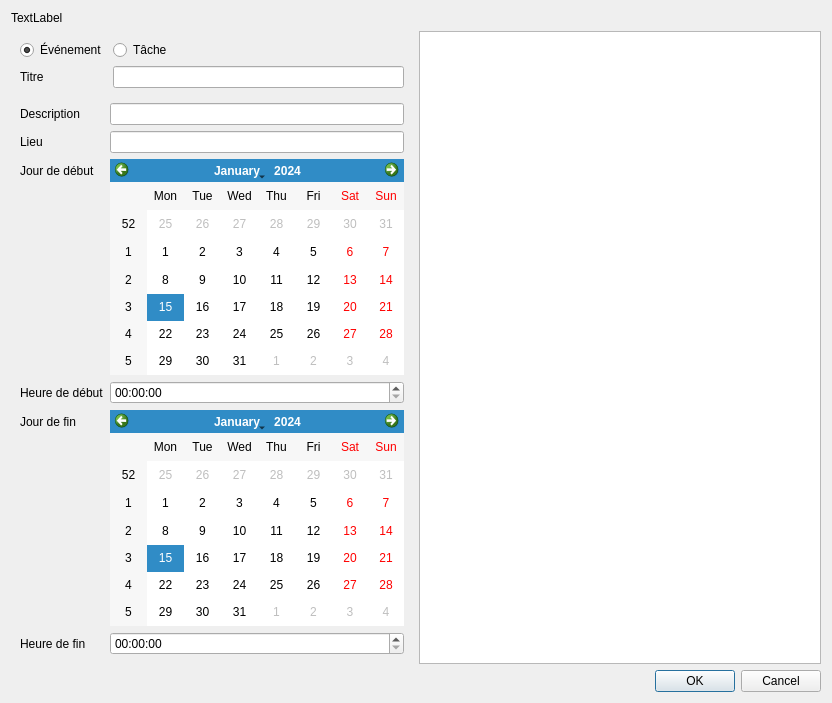
<?xml version="1.0" encoding="UTF-8"?>
<ui version="4.0">
 <class>NouvelEvenementDialog</class>
 <widget class="QDialog" name="NouvelEvenementDialog">
  <property name="geometry">
   <rect>
    <x>0</x>
    <y>0</y>
    <width>832</width>
    <height>703</height>
   </rect>
  </property>
  <property name="windowTitle">
   <string>Nouvel événement</string>
  </property>
  <property name="windowIcon">
   <iconset resource="../application.qrc">
    <normaloff>:/assets/images/icon.png</normaloff>:/assets/images/icon.png</iconset>
  </property>
  <layout class="QVBoxLayout" name="verticalLayout_2">
   <item>
    <widget class="QLabel" name="label_8">
     <property name="text">
      <string>TextLabel</string>
     </property>
    </widget>
   </item>
   <item>
    <layout class="QFormLayout" name="formLayout_3"/>
   </item>
   <item>
    <widget class="QWidget" name="widget" native="true">
     <layout class="QHBoxLayout" name="horizontalLayout">
      <property name="leftMargin">
       <number>0</number>
      </property>
      <property name="topMargin">
       <number>0</number>
      </property>
      <property name="rightMargin">
       <number>0</number>
      </property>
      <property name="bottomMargin">
       <number>0</number>
      </property>
      <item>
       <widget class="QWidget" name="mainWidgetEvent" native="true">
        <layout class="QVBoxLayout" name="verticalLayout">
         <property name="leftMargin">
          <number>0</number>
         </property>
         <property name="topMargin">
          <number>0</number>
         </property>
         <property name="rightMargin">
          <number>0</number>
         </property>
         <property name="bottomMargin">
          <number>0</number>
         </property>
         <item>
          <widget class="QWidget" name="widget_2" native="true">
           <layout class="QFormLayout" name="formLayout">
            <property name="bottomMargin">
             <number>0</number>
            </property>
            <item row="2" column="0">
             <widget class="QRadioButton" name="radioButton_evenement">
              <property name="text">
               <string>Événement</string>
              </property>
              <property name="checked">
               <bool>true</bool>
              </property>
             </widget>
            </item>
            <item row="2" column="1">
             <widget class="QRadioButton" name="radioButton_tache">
              <property name="text">
               <string>Tâche</string>
              </property>
             </widget>
            </item>
            <item row="3" column="0">
             <widget class="QLabel" name="label_2">
              <property name="text">
               <string>Titre</string>
              </property>
             </widget>
            </item>
            <item row="3" column="1">
             <widget class="QLineEdit" name="titre"/>
            </item>
           </layout>
          </widget>
         </item>
         <item>
          <widget class="QWidget" name="widget_3" native="true">
           <layout class="QFormLayout" name="formLayout_2">
            <item row="0" column="0">
             <widget class="QLabel" name="label">
              <property name="text">
               <string>Description</string>
              </property>
             </widget>
            </item>
            <item row="2" column="1">
             <widget class="QCalendarWidget" name="jour_debut"/>
            </item>
            <item row="4" column="1">
             <widget class="QCalendarWidget" name="jour_fin"/>
            </item>
            <item row="2" column="0">
             <widget class="QLabel" name="label_4">
              <property name="text">
               <string>Jour de début</string>
              </property>
             </widget>
            </item>
            <item row="3" column="1">
             <widget class="QTimeEdit" name="heure_debut"/>
            </item>
            <item row="3" column="0">
             <widget class="QLabel" name="label_3">
              <property name="text">
               <string>Heure de début</string>
              </property>
             </widget>
            </item>
            <item row="4" column="0">
             <widget class="QLabel" name="label_5">
              <property name="text">
               <string>Jour de fin</string>
              </property>
             </widget>
            </item>
            <item row="5" column="1">
             <widget class="QTimeEdit" name="heure_fin"/>
            </item>
            <item row="5" column="0">
             <widget class="QLabel" name="label_6">
              <property name="text">
               <string>Heure de fin</string>
              </property>
             </widget>
            </item>
            <item row="0" column="1">
             <widget class="QLineEdit" name="description"/>
            </item>
            <item row="1" column="1">
             <widget class="QLineEdit" name="lieu"/>
            </item>
            <item row="1" column="0">
             <widget class="QLabel" name="label_7">
              <property name="text">
               <string>Lieu</string>
              </property>
             </widget>
            </item>
           </layout>
          </widget>
         </item>
        </layout>
       </widget>
      </item>
      <item>
       <widget class="QListWidget" name="listeTaches"/>
      </item>
     </layout>
    </widget>
   </item>
   <item>
    <widget class="QDialogButtonBox" name="buttonBox">
     <property name="orientation">
      <enum>Qt::Horizontal</enum>
     </property>
     <property name="standardButtons">
      <set>QDialogButtonBox::Cancel|QDialogButtonBox::Ok</set>
     </property>
    </widget>
   </item>
  </layout>
 </widget>
 <tabstops>
  <tabstop>radioButton_evenement</tabstop>
  <tabstop>radioButton_tache</tabstop>
  <tabstop>titre</tabstop>
  <tabstop>description</tabstop>
  <tabstop>lieu</tabstop>
  <tabstop>jour_debut</tabstop>
  <tabstop>heure_debut</tabstop>
  <tabstop>jour_fin</tabstop>
  <tabstop>heure_fin</tabstop>
  <tabstop>listeTaches</tabstop>
 </tabstops>
 <resources>
  <include location="../application.qrc"/>
 </resources>
 <connections>
  <connection>
   <sender>buttonBox</sender>
   <signal>rejected()</signal>
   <receiver>NouvelEvenementDialog</receiver>
   <slot>close()</slot>
   <hints>
    <hint type="sourcelabel">
     <x>325</x>
     <y>689</y>
    </hint>
    <hint type="destinationlabel">
     <x>286</x>
     <y>274</y>
    </hint>
   </hints>
  </connection>
  <connection>
   <sender>buttonBox</sender>
   <signal>accepted()</signal>
   <receiver>NouvelEvenementDialog</receiver>
   <slot>save()</slot>
   <hints>
    <hint type="sourcelabel">
     <x>415</x>
     <y>676</y>
    </hint>
    <hint type="destinationlabel">
     <x>415</x>
     <y>344</y>
    </hint>
   </hints>
  </connection>
  <connection>
   <sender>radioButton_evenement</sender>
   <signal>toggled(bool)</signal>
   <receiver>NouvelEvenementDialog</receiver>
   <slot>toggleEvenementTache(bool)</slot>
   <hints>
    <hint type="sourcelabel">
     <x>65</x>
     <y>40</y>
    </hint>
    <hint type="destinationlabel">
     <x>415</x>
     <y>349</y>
    </hint>
   </hints>
  </connection>
 </connections>
 <slots>
  <slot>toggleEvenementTache(bool)</slot>
  <slot>save()</slot>
 </slots>
</ui>
